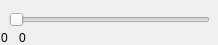
<?xml version="1.0" encoding="UTF-8"?>
<ui version="4.0">
 <class>QtMySliderWidClass</class>
 <widget class="QWidget" name="QtMySliderWidClass">
  <property name="geometry">
   <rect>
    <x>0</x>
    <y>0</y>
    <width>218</width>
    <height>45</height>
   </rect>
  </property>
  <property name="minimumSize">
   <size>
    <width>218</width>
    <height>0</height>
   </size>
  </property>
  <property name="windowTitle">
   <string>QtMySliderWid</string>
  </property>
  <widget class="QLabel" name="label_max">
   <property name="geometry">
    <rect>
     <x>19</x>
     <y>30</y>
     <width>18</width>
     <height>16</height>
    </rect>
   </property>
   <property name="maximumSize">
    <size>
     <width>31</width>
     <height>16</height>
    </size>
   </property>
   <property name="text">
    <string>&lt;html&gt;&lt;head/&gt;&lt;body&gt;&lt;p&gt;0&lt;/p&gt;&lt;/body&gt;&lt;/html&gt;</string>
   </property>
  </widget>
  <widget class="QxtSpanSlider" name="horizontalSlider">
   <property name="geometry">
    <rect>
     <x>9</x>
     <y>9</y>
     <width>201</width>
     <height>22</height>
    </rect>
   </property>
   <property name="orientation">
    <enum>Qt::Horizontal</enum>
   </property>
   <property name="invertedControls">
    <bool>false</bool>
   </property>
  </widget>
  <widget class="QLabel" name="label_min">
   <property name="geometry">
    <rect>
     <x>1</x>
     <y>30</y>
     <width>18</width>
     <height>16</height>
    </rect>
   </property>
   <property name="maximumSize">
    <size>
     <width>31</width>
     <height>16</height>
    </size>
   </property>
   <property name="text">
    <string>&lt;html&gt;&lt;head/&gt;&lt;body&gt;&lt;p&gt;0&lt;/p&gt;&lt;/body&gt;&lt;/html&gt;</string>
   </property>
  </widget>
 </widget>
 <layoutdefault spacing="6" margin="11"/>
 <customwidgets>
  <customwidget>
   <class>QxtSpanSlider</class>
   <extends>QSlider</extends>
   <header>qxtspanslider.h</header>
  </customwidget>
 </customwidgets>
 <resources/>
 <connections/>
</ui>
